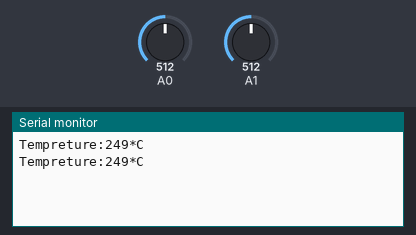
Bench run of a sketch on a simulated Arduino Uno, built with avr-gcc and run on an emulated ATmega328P. Shown: the last lines printed to the serial monitor. The test bench sets the inputs (shaded band); at power-on: A0 = 512, A1 = 512.

Above: at 1.8 s.
1.9 s: A0 set to 716
At 2.8 s:
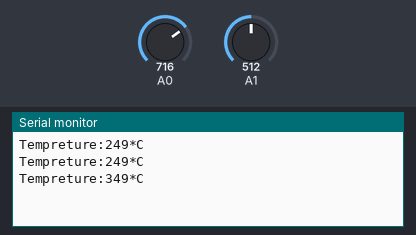
3.4 s: A0 set to 900
At 4.4 s:
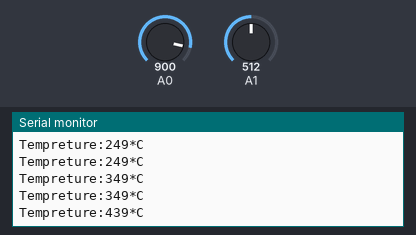
Timing chart, 0 to 6.4 s (numbered marks = the images above; inputs shaded):
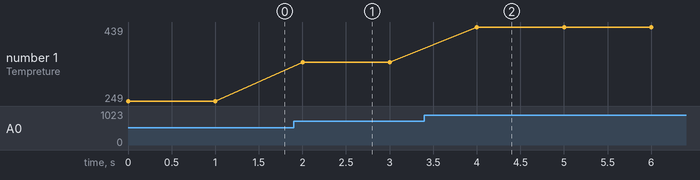

Measured:
- after the input at 1.9 s, the serial monitor: prints a new line after 0.10 s (image 1)
- after the input at 3.4 s, the serial monitor: prints a new line after 0.60 s (image 2)
- plotted number 1: 249 → 349 after the input at 1.9 s, 349 → 439 after the input at 3.4 s

The sketch:

Tempthroublue.ino
```cpp
void setup() {

Serial.begin(9600);
}

void loop() {

int AN=analogRead(A0);
  int AN1=analogRead(A1);

  int voltage=AN*5.0/1023;
  int TEMP=AN*4.88/10;

  //if(Serial.available()>0)
  //{

  Serial.print("Tempreture:");
  Serial.print(TEMP);
  Serial.println("*C");
  delay(1000);


  //}

}
```
